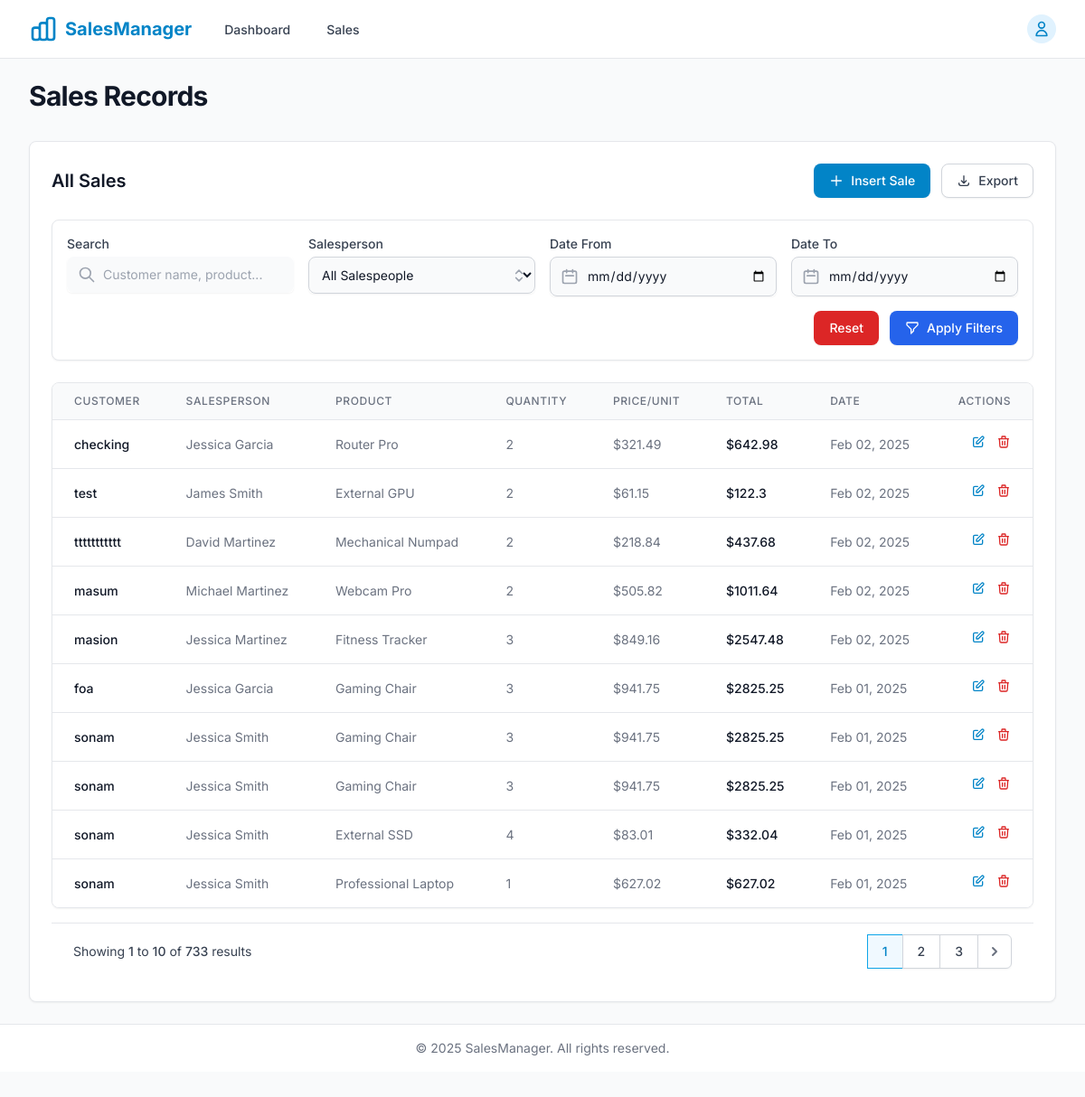
The page / on the database its author committed.
### sales/models.py (models this page shows, shortened)
class Sale(models.Model):
    customer_name = models.CharField(max_length=200)
    salesperson = models.ForeignKey(Salesperson, on_delete=models.CASCADE)
    product = models.ForeignKey(Product, on_delete=models.CASCADE)
    quantity = models.IntegerField()
    price_per_unit = models.FloatField()
    total_price = models.FloatField()
    date_of_sale = models.DateTimeField(default=timezone.now)
    created_at = models.DateTimeField(auto_now_add=True)
    class Meta:
        ordering = ['-date_of_sale']

class Salesperson(models.Model):
    name = models.CharField(max_length=200)
    email = models.EmailField(unique=True)
    phone = models.CharField(max_length=20)
    created_at = models.DateTimeField(auto_now_add=True)
    class Meta:
        ordering = ['name']

class Product(models.Model):
    name = models.CharField(max_length=200)
    description = models.TextField(blank=True)
    stock_level = models.IntegerField(default=0)
    price = models.FloatField()
    created_at = models.DateTimeField(auto_now_add=True)
    updated_at = models.DateTimeField(auto_now=True)
    class Meta:
        ordering = ['name']

### sales/views.py (the view)
# urls.py: path('', views.sale_list, name='sale-list'),
def sale_list(request):
    try:
        sales_queryset = Sale.objects.all().order_by('-date_of_sale')
        search_query = request.GET.get('search')
        if search_query:
            sales_queryset = sales_queryset.filter(
                Q(customer_name__icontains=search_query) |
                Q(product__name__icontains=search_query) |
                Q(salesperson__name__icontains=search_query)
            )
        salesperson_id = request.GET.get('salesperson')
        if salesperson_id:
            sales_queryset = sales_queryset.filter(salesperson_id=salesperson_id)
        date_from = request.GET.get('date_from')
        date_to = request.GET.get('date_to')
        if date_from:
            sales_queryset = sales_queryset.filter(date_of_sale__gte=date_from)
        if date_to:
            sales_queryset = sales_queryset.filter(date_of_sale__lte=date_to)
        paginator = Paginator(sales_queryset, 10)
        page = request.GET.get('page')
        sales = paginator.get_page(page)
        context = {
            'sales': sales,
            'salespeople': Salesperson.objects.all(),
        }
        return render(request, 'sales/sale_list.html', context)
    except Exception as e:
        logger.error(f"Error in sale_list view: {e}")
        messages.error(request, "An error occurred while loading the sales list.")
        return redirect('dashboard')

### templates/sales/sale_list.html (shortened to what this page needs)
{% extends 'sales/base.html' %}
{% block header %}Sales Records{% endblock %}
{% block content %}
<div class="p-6">
    <div class="flex justify-between items-center mb-6">
        <h2 class="text-xl font-semibold text-gray-900">All Sales</h2>
        <div class="flex space-x-3">
            <a href="{% url 'sale-create-multiple' %}"
               class="inline-flex items-center px-4 py-2 border border-transparent rounded-lg shadow-sm text-sm font-medium text-white bg-primary-600 hover:bg-primary-700 focus:outline-none focus:ring-2 focus:ring-offset-2 focus:ring-primary-500">
                <svg class="h-4 w-4 mr-2" fill="none" stroke="currentColor" viewBox="0 0 24 24">
                    <path stroke-linecap="round" stroke-linejoin="round" stroke-width="2" d="M12 4v16m8-8H4" />
                </svg>
                Insert Sale
            </a>
            <a href="{% url 'sale-export' %}"
               class="inline-flex items-center px-4 py-2 border border-gray-300 rounded-lg shadow-sm text-sm font-medium text-gray-700 bg-white hover:bg-gray-50 focus:outline-none focus:ring-2 focus:ring-offset-2 focus:ring-primary-500">
                <svg class="h-4 w-4 mr-2" fill="none" stroke="currentColor" viewBox="0 0 24 24">
                    <path stroke-linecap="round" stroke-linejoin="round" stroke-width="2" d="M4 16v1a3 3 0 003 3h10a3 3 0 003-3v-1m-4-4l-4 4m0 0l-4-4m4 4V4" />
                </svg>
                Export
            </a>
        </div>
    </div>
    <div class="mb-6 bg-white p-4 rounded-lg shadow-sm border border-gray-200">
        <form method="get" class="grid grid-cols-1 md:grid-cols-4 gap-4">
            <div>
                <label for="search" class="block text-sm font-medium text-gray-700">Search</label>
                <div class="mt-1 relative rounded-md shadow-sm">
                    <div class="absolute inset-y-0 left-0 pl-3 flex items-center pointer-events-none">
                    </div>
                    <input type="text" name="search" id="search" value="{{ request.GET.search }}"
                        class="pl-10 block w-full text-sm border-gray-300 bg-gray-50 rounded-lg focus:ring-blue-500 focus:border-blue-500 p-2.5"
                        placeholder="Customer name, product...">
                </div>
            </div>
            <div>
                <label for="salesperson" class="block text-sm font-medium text-gray-700">Salesperson</label>
                <div class="mt-1 relative rounded-md shadow-sm">
                    <select name="salesperson" id="salesperson"
                        class="bg-gray-50 border border-gray-300 text-gray-900 text-sm rounded-lg focus:ring-blue-500 focus:border-blue-500 block w-full p-2.5">
                        <option value="">All Salespeople</option>
                    </select>
                    <div class="absolute inset-y-0 right-0 flex items-center pr-2 pointer-events-none">
                    </div>
                </div>
            </div>
            <div>
                <label for="date_from" class="block text-sm font-medium text-gray-700">Date From</label>
                <div class="mt-1 relative rounded-md shadow-sm">
                    <div class="absolute inset-y-0 left-0 pl-3 flex items-center pointer-events-none">
                    </div>
                    <input type="date" name="date_from" id="date_from" value="{{ request.GET.date_from }}"
                        class="pl-10 bg-gray-50 border border-gray-300 text-gray-900 text-sm rounded-lg focus:ring-blue-500 focus:border-blue-500 block w-full p-2.5">
                </div>
            </div>
            <div>
                <label for="date_to" class="block text-sm font-medium text-gray-700">Date To</label>
                <div class="mt-1 relative rounded-md shadow-sm">
                    <div class="absolute inset-y-0 left-0 pl-3 flex items-center pointer-events-none">
                    </div>
                    <input type="date" name="date_to" id="date_to" value="{{ request.GET.date_to }}"
                        class="pl-10 bg-gray-50 border border-gray-300 text-gray-900 text-sm rounded-lg focus:ring-blue-500 focus:border-blue-500 block w-full p-2.5">
                </div>
            </div>
            <div class="md:col-span-4 flex justify-end">
                <a href="/"
                    class="mr-3 inline-flex items-center px-4 py-2 border border-transparent rounded-lg shadow-sm text-sm font-medium text-white bg-red-600 hover:bg-red-700 focus:outline-none focus:ring-2 focus:ring-offset-2 focus:ring-red-500">
                    Reset
                </a>
                <button type="submit"
                    class="inline-flex items-center px-4 py-2 border border-transparent rounded-lg shadow-sm text-sm font-medium text-white bg-blue-600 hover:bg-blue-700 focus:outline-none focus:ring-2 focus:ring-offset-2 focus:ring-blue-500">
                    <svg class="h-4 w-4 mr-2" fill="none" stroke="currentColor" viewBox="0 0 24 24">
                        <path stroke-linecap="round" stroke-linejoin="round" stroke-width="2" d="M3 4a1 1 0 011-1h16a1 1 0 011 1v2.586a1 1 0 01-.293.707l-6.414 6.414a1 1 0 00-.293.707V17l-4 4v-6.586a1 1 0 00-.293-.707L3.293 7.293A1 1 0 013 6.586V4z" />
                    </svg>
                    Apply Filters
                </button>
            </div>
        </form>
    </div>
    <div class="bg-white overflow-hidden shadow-sm rounded-lg border border-gray-200">
        <div class="overflow-x-auto">
            <table class="min-w-full divide-y divide-gray-200">
                <thead class="bg-gray-50">
                    <tr>
                        <th scope="col" class="px-6 py-3 text-left text-xs font-medium text-gray-500 uppercase tracking-wider">
                            Customer
                        </th>
                        <th scope="col" class="px-6 py-3 text-left text-xs font-medium text-gray-500 uppercase tracking-wider">
                            Salesperson
                        </th>
                        <th scope="col" class="px-6 py-3 text-left text-xs font-medium text-gray-500 uppercase tracking-wider">
                            Product
                        </th>
                        <th scope="col" class="px-6 py-3 text-left text-xs font-medium text-gray-500 uppercase tracking-wider">
                            Quantity
                        </th>
                        <th scope="col" class="px-6 py-3 text-left text-xs font-medium text-gray-500 uppercase tracking-wider">
                            Price/Unit
                        </th>
                        <th scope="col" class="px-6 py-3 text-left text-xs font-medium text-gray-500 uppercase tracking-wider">
                            Total
                        </th>
                        <th scope="col" class="px-6 py-3 text-left text-xs font-medium text-gray-500 uppercase tracking-wider">
                            Date
                        </th>
                        <th scope="col" class="px-6 py-3 text-right text-xs font-medium text-gray-500 uppercase tracking-wider">
                            Actions
                        </th>
                    </tr>
                </thead>
                <tbody class="bg-white divide-y divide-gray-200">
                    {% for sale in sales %}
                    <tr class="hover:bg-gray-50">
                        <td class="px-6 py-4 whitespace-nowrap text-sm font-medium text-gray-900">
                            {{ sale.customer_name }}
                        </td>
                        <td class="px-6 py-4 whitespace-nowrap text-sm text-gray-500">
                            {{ sale.salesperson.name }}
                        </td>
                        <td class="px-6 py-4 whitespace-nowrap text-sm text-gray-500">
                            {{ sale.product.name }}
                        </td>
                        <td class="px-6 py-4 whitespace-nowrap text-sm text-gray-500">
                            {{ sale.quantity }}
                        </td>
                        <td class="px-6 py-4 whitespace-nowrap text-sm text-gray-500">
                            ${{ sale.price_per_unit }}
                        </td>
                        <td class="px-6 py-4 whitespace-nowrap text-sm font-medium text-gray-900">
                            ${{ sale.total_price }}
                        </td>
                        <td class="px-6 py-4 whitespace-nowrap text-sm text-gray-500">
                            {{ sale.date_of_sale|date:"M d, Y" }}
                        </td>
                        <td class="px-6 py-4 whitespace-nowrap text-right text-sm font-medium space-x-2">
                            <a href="{% url 'sale-update' sale.pk %}"
                               class="text-primary-600 hover:text-primary-900 inline-flex items-center">
                                <svg class="h-4 w-4" fill="none" stroke="currentColor" viewBox="0 0 24 24">
                                    <path stroke-linecap="round" stroke-linejoin="round" stroke-width="2"
                                          d="M11 5H6a2 2 0 00-2 2v11a2 2 0 002 2h11a2 2 0 002-2v-5m-1.414-9.414a2 2 0 112.828 2.828L11.828 15H9v-2.828l8.586-8.586z" />
                                </svg>
                            </a>
                            <a href="{% url 'sale-delete' sale.pk %}"
                               class="text-red-600 hover:text-red-900 inline-flex items-center ml-2">
                                <svg class="h-4 w-4" fill="none" stroke="currentColor" viewBox="0 0 24 24">
                                    <path stroke-linecap="round" stroke-linejoin="round" stroke-width="2"
                                          d="M19 7l-.867 12.142A2 2 0 0116.138 21H7.862a2 2 0 01-1.995-1.858L5 7m5 4v6m4-6v6m1-10V4a1 1 0 00-1-1h-4a1 1 0 00-1 1v3M4 7h16" />
                                </svg>
                            </a>
                        </td>
                    </tr>
                    {% endfor %}
                </tbody>
            </table>
        </div>
    </div>
    {% if sales.has_other_pages %}
    <div class="bg-white px-4 py-3 flex items-center justify-between border-t border-gray-200 sm:px-6 mt-4">
        <div class="hidden sm:flex-1 sm:flex sm:items-center sm:justify-between">
            <div>
                <p class="text-sm text-gray-700">
                    Showing
                    <span class="font-medium">{{ sales.start_index }}</span>
                    to
                    <span class="font-medium">{{ sales.end_index }}</span>
                    of
                    <span class="font-medium">{{ sales.paginator.count }}</span>
                    results
                </p>
            </div>
            <div>
                <nav class="relative z-0 inline-flex rounded-md shadow-sm -space-x-px" aria-label="Pagination">
                    {% for i in sales.paginator.page_range %}
                        {% if sales.number == i %}
                            <span class="relative inline-flex items-center px-4 py-2 border border-primary-500 bg-primary-50 text-sm font-medium text-primary-600">
                                {{ i }}
                            </span>
                        {% elif i > sales.number|add:"-3" and i < sales.number|add:"3" %}
                            <a href="?page={{ i }}{% for key, value in request.GET.items %}{% if key != 'page' %}&{{ key }}={{ value }}{% endif %}{% endfor %}"
                               class="relative inline-flex items-center px-4 py-2 border border-gray-300 bg-white text-sm font-medium text-gray-700 hover:bg-gray-50">
                                {{ i }}
                            </a>
                        {% endif %}
                    {% endfor %}
                    {% if sales.has_next %}
                        <a href="?page={{ sales.next_page_number }}{% for key, value in request.GET.items %}{% if key != 'page' %}&{{ key }}={{ value }}{% endif %}{% endfor %}"
                           class="relative inline-flex items-center px-2 py-2 rounded-r-md border border-gray-300 bg-white text-sm font-medium text-gray-500 hover:bg-gray-50">
                            <svg class="h-5 w-5" xmlns="http://www.w3.org/2000/svg" viewBox="0 0 20 20" fill="currentColor">
                                <path fill-rule="evenodd" d="M7.293 14.707a1 1 0 010-1.414L10.586 10 7.293 6.707a1 1 0 011.414-1.414l4 4a1 1 0 010 1.414l-4 4a1 1 0 01-1.414 0z" clip-rule="evenodd" />
                            </svg>
                        </a>
                    {% endif %}
                </nav>
            </div>
        </div>
    </div>
    {% endif %}
</div>
{% endblock %}

### static/css/sales/style.css (style rules this page uses)
body { font-family: 'Inter', sans-serif; }

### rows shown on the page
Sale: customer_name "checking", salesperson.name "Jessica Garcia", product.name "Router Pro", quantity "2", price_per_unit "321.49", total_price "642.98", date_of_sale "Feb 02, 2025"
Sale: customer_name "test", salesperson.name "James Smith", product.name "External GPU", quantity "2", price_per_unit "61.15", total_price "122.3", date_of_sale "Feb 02, 2025"
Sale: customer_name "ttttttttttt", salesperson.name "David Martinez", product.name "Mechanical Numpad", quantity "2", price_per_unit "218.84", total_price "437.68", date_of_sale "Feb 02, 2025"
Sale: customer_name "masum", salesperson.name "Michael Martinez", product.name "Webcam Pro", quantity "2", price_per_unit "505.82", total_price "1011.64", date_of_sale "Feb 02, 2025"
Sale: customer_name "masion", salesperson.name "Jessica Martinez", product.name "Fitness Tracker", quantity "3", price_per_unit "849.16", total_price "2547.48", date_of_sale "Feb 02, 2025"
Sale: customer_name "foa", salesperson.name "Jessica Garcia", product.name "Gaming Chair", quantity "3", price_per_unit "941.75", total_price "2825.25", date_of_sale "Feb 01, 2025"
Sale: customer_name "sonam", salesperson.name "Jessica Smith", product.name "Gaming Chair", quantity "3", price_per_unit "941.75", total_price "2825.25", date_of_sale "Feb 01, 2025"
Sale: customer_name "sonam", salesperson.name "Jessica Smith", product.name "Gaming Chair", quantity "3", price_per_unit "941.75", total_price "2825.25", date_of_sale "Feb 01, 2025"
Sale: customer_name "sonam", salesperson.name "Jessica Smith", product.name "External SSD", quantity "4", price_per_unit "83.01", total_price "332.04", date_of_sale "Feb 01, 2025"
Sale: customer_name "sonam", salesperson.name "Jessica Smith", product.name "Professional Laptop", quantity "1", price_per_unit "627.02", total_price "627.02", date_of_sale "Feb 01, 2025"

### other values the page prints
{{ sales.start_index }} "1"
{{ sales.end_index }} "10"
{{ sales.paginator.count }} "733"
{{ i }} "1"
{{ i }} "2" "3"
